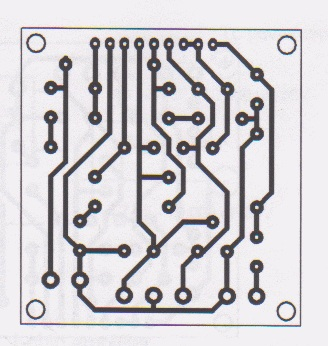
#> input picture Database Pic/pcb2.jpg, 328 x 346 px
$ python bitwise.py
#> lines starting #> are read from the running program, lines starting #| are printed output that depends on the picture; after the words box and inside, x2 and y2 are one past the last pixel; in counts of white or black regions, pixels touching at a corner belong together
import cv2
import numpy as np

imgA = cv2.imread("Database Pic/pcb2.jpg")
#> imgA is the input picture: shape (346, 328, 3); mean B, G, R 210.2, 206.8, 209.5
imgB = cv2.imread("Database Pic/pcb2_openckt.jpg")
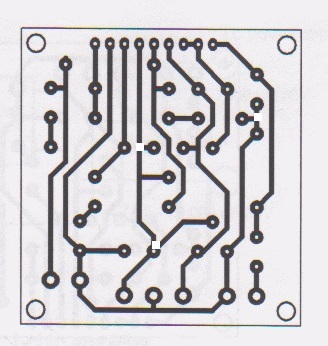
#> input picture Database Pic/pcb2_openckt.jpg, 328 x 346 px
#> imgB is the input picture: shape (346, 328, 3); mean B, G, R 210.5, 207, 209.7

grayA = cv2.cvtColor(imgA, cv2.COLOR_BGR2GRAY)
grayB = cv2.cvtColor(imgB, cv2.COLOR_BGR2GRAY)

retval2,th1 = cv2.threshold(grayA,125,255,cv2.THRESH_BINARY+cv2.THRESH_OTSU)
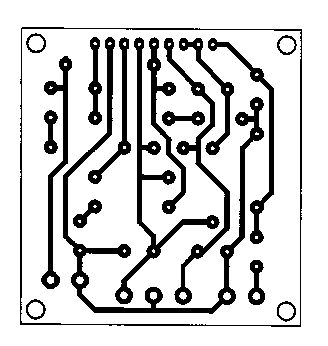
#> th1: shape (346, 328); 82.3% white; 18 black regions, largest, box (x1, y1, x2, y2) and area: (63, 37, 264, 314) 4665, (115, 37, 220, 304) 2519, (164, 38, 230, 305) 2107
#> retval2 = 158
retval2,th2 = cv2.threshold(grayB,125,255,cv2.THRESH_BINARY+cv2.THRESH_OTSU)
#> th2: shape (346, 328); 82.4% white; 22 black regions, largest, box (x1, y1, x2, y2) and area: (63, 37, 264, 314) 4470, (164, 38, 230, 305) 2107, (20, 27, 302, 327) 1782

img1 = cv2.fastNlMeansDenoising(th1,None,10,7,21)
img2 = cv2.fastNlMeansDenoising(th2,None,10,7,21)

bit_and = cv2.bitwise_and(img2, img1)
#> bit_and: shape (346, 328); 82.3% white; 18 black regions, largest, box (x1, y1, x2, y2) and area: (63, 37, 264, 314) 4665, (115, 37, 220, 304) 2520, (164, 38, 230, 305) 2107
bit_or = cv2.bitwise_or(img2, img1)
bit_xor = cv2.bitwise_xor(img1, img2)
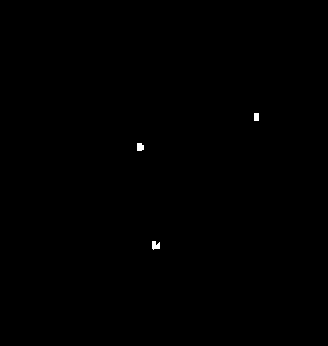
#> bit_xor: shape (346, 328); 0.13% white; 3 white regions, box (x1, y1, x2, y2) and area: (152, 241, 160, 250) 55, (137, 143, 144, 151) 50, (254, 113, 259, 121) 40
bit_not = cv2.bitwise_not(img1)
bit_not2 = cv2.bitwise_not(img2)
dst = bit_xor = cv2.bitwise_xor(img1, img2)
denoised = cv2.fastNlMeansDenoising(dst,None,10,7,21)

# [4 lines of commented-out code are left out]
cv2.imshow("bit_xor", bit_xor)
#cv2.imshow("bit_not", bit_not)
#cv2.imshow("bit_not2", bit_not2)
cv2.imshow("denoised", denoised)

cv2.waitKey(0)
cv2.destroyAllWindows()
